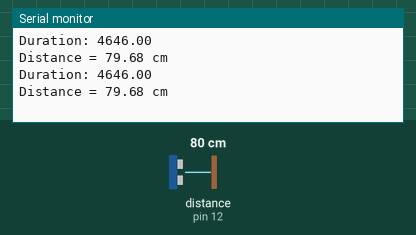
Bench run of a sketch on a simulated Arduino Uno, built with avr-gcc and run on an emulated ATmega328P. On the bench: the last lines printed to the serial monitor. Wiring (inferred from the names in the program): ultrasonic range finder: trigger pin 10; echo pin 12. The inputs (shaded band) are chosen by the test bench; at power-on: distance to the obstacle (sensor on pin 12) 80 cm. The echo pulse lasts 58.3 µs per cm.

Above: at 1.8 s.
1.9 s: distance to the obstacle (sensor on pin 12) set to 4 cm
At 2.8 s:
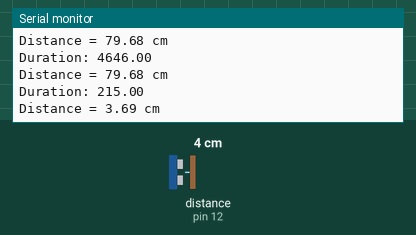
3.4 s: distance to the obstacle (sensor on pin 12) set to 2 cm
At 4.33 s:
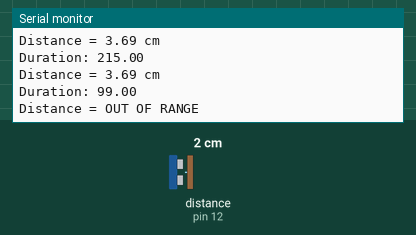
Timing chart, 0 to 6.4 s (numbered marks = the images above; inputs shaded):
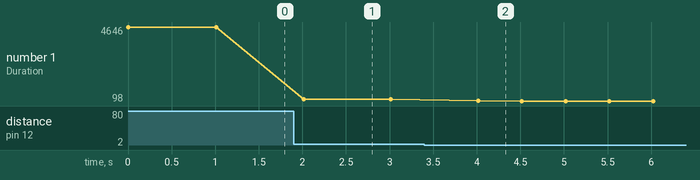

Measured:
- the behaviour switches between 3 and 2 cm on distance to the obstacle (sensor on pin 12) (found by bisection; images 1 and 2)
- after the input at 1.9 s, the serial monitor: prints a new line after 0.11 s (image 1)
- after the input at 3.4 s, the serial monitor: prints a new line after 0.62 s (image 2)
- plotted number 1: 4646 → 215 after the input at 1.9 s, 215 → 98 after the input at 3.4 s

The sketch:

HC-SR04_plain.ino
```cpp
#define transmitPin 10
#define recieverPin 12

float duration, distance;


void setup() {
  // put your setup code here, to run once:
  Serial.begin(9600);
  pinMode(transmitPin, OUTPUT);
  pinMode(recieverPin, INPUT);
}

void loop() {
  // put your main code here, to run repeatedly:
  //creates 10 microseconds pulse
  //the first tranmitPin is just to make sure we start off has no effect
  digitalWrite(transmitPin, LOW);
  delayMicroseconds(2);
  digitalWrite(transmitPin, HIGH);
  delayMicroseconds(10);
  digitalWrite(transmitPin,LOW);

  //measure respnose
  duration = pulseIn(recieverPin, HIGH);
  Serial.print("Duration: ");
  Serial.println(duration);


  //determine distance from duration
  //Use 343 m/s as speed of sounds

  distance = (duration/2) * 0.0343;

  //output result to serial monitor

  Serial.print("Distance = ");

  if (distance >= 400 || distance <= 2)
  {
    //MAX RANGE OF THIS SENSORS IS 2CM TO 400 CM
     Serial.println("OUT OF RANGE");
   }
   else
   {
     Serial.print(distance);
     Serial.println(" cm");
     delay(500);
    }
    delay(500);

}
```
